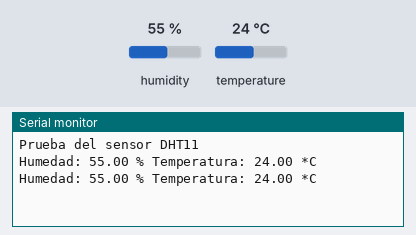
The sketch below on a simulated ESP32. Parts: the last lines printed to the serial monitor. Inputs (shaded band) come from the test bench; at power-on: humidity 55 %, temperature 24 °C.

Above: at 4.8 s.
4.9 s: humidity set to 22 %
At 6.8 s:
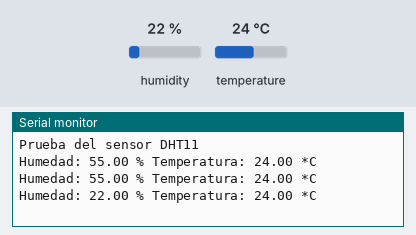
7.9 s: temperature set to 12 °C
At 9.1 s:
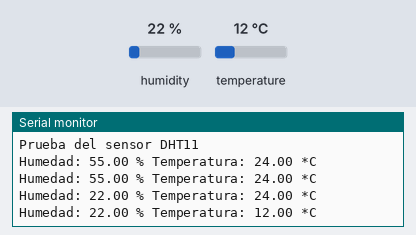
10.9 s: humidity set to 40 %
At 12.7 s:
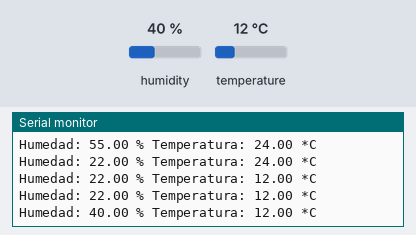
Timing chart, 0 to 14.2 s (numbered marks = the images above; inputs shaded):
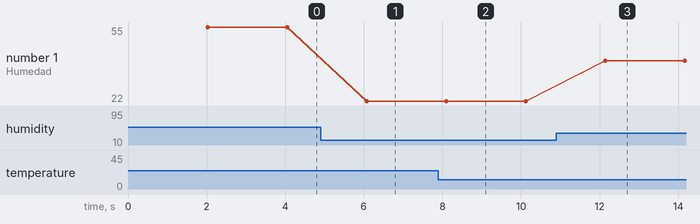

Measured:
- after the input at 4.9 s, the serial monitor: prints a new line after 1.2 s (image 1)
- after the input at 7.9 s, the serial monitor: prints a new line after 0.19 s (image 2)
- after the input at 10.9 s, the serial monitor: prints a new line after 1.2 s (image 3)
- plotted number 1: 55 → 22 after the input at 4.9 s, 22 → 40 after the input at 10.9 s

The sketch:

Sensor_temperatura.ino
```cpp
#include "DHT.h"

// CONSTRUCTOR DEL OBJETO DHT RECIBE EL PIN EN EL QUE SE CONECTA EL SENSOR
// Y TAMBIEN RECIBE EL TIPO DE SENSOR QUE VAMOS A CONECTAR
DHT dht(2, DHT11);

void setup() {
  // PREPARAR LA COMUNICACION SERIAL
  Serial.begin(9600);
  Serial.println("Prueba del sensor DHT11");

  // PREPARAR LA LIBRERIA PARA COMUNICARSE CON EL SENSOR
  dht.begin();
}

void loop() {
  // ESPERAR ENTRE MEDICIONES, NECESARIO PARA EL BUEN FUNCIONAMIENTO
  delay(2000);

  // LEER LA HUMEDAD USANDO EL METRODO READHUMIDITY
  float h = dht.readHumidity();
  // LEER LA TEMPERATURA USANDO EL METRODO READTEMPERATURE
  float t = dht.readTemperature();

  // REVISAR QUE LOS RESULTADOS SEAN VALORES NUMERICOS VALIDOS, INDICANDO QUE LA COMUNICACION ES CORRECTA
  if (isnan(h) || isnan(t)) {
    Serial.println("Falla al leer el sensor DHT11!");
    return;
  }

  // IMPRIMIR RESULTADO AL MONITOR SERIAL
  Serial.print("Humedad: ");
  Serial.print(h);
  Serial.print(" % ");
  Serial.print("Temperatura: ");
  Serial.print(t);
  Serial.println(" *C");
}
```
